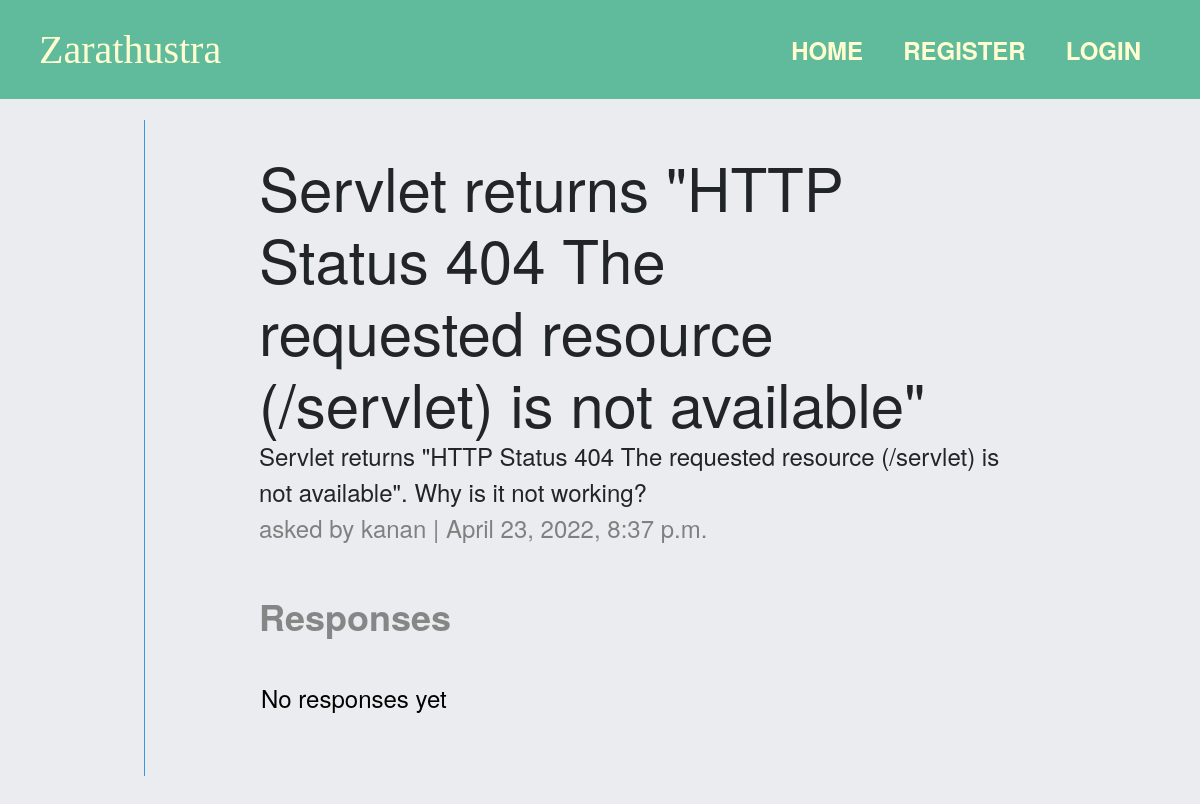
The page /question/15 on the database its author committed.
### main/models.py (models this page shows, shortened)
class Question(models.Model):
    author = models.ForeignKey(User, null=False, on_delete=models.CASCADE)
    title = models.CharField(max_length=200, null=False)
    body = models.TextField(null=False)
    created_at = models.DateTimeField(auto_now_add=True)
    updated_at = models.DateTimeField(auto_now=True)

### main/views.py (the view, shortened to what this page needs)
# urls.py: path('question/<int:id>',views.questionPage,name='question'),
def questionPage(request, id):
    question=Question.objects.get(id=id)
    response_form=ResponseForm()
    context={
        'question':question,
        'response_form':response_form,
    }
    return render(request,"question.html",context)

### main/templates/question.html (shortened to what this page needs)
{% extends 'layout/page.html' %}
{% block content %}
<div class="page question-page">
  <h1 class="question-title">{{question.title}}</h1>
<div class="question-body">{{question.body}}</div>
<span class="question-author">asked by {{question.author}} |  {{question.created_at}}</span>
<div class="response-container">
    <h4 class="response-container-heading">
        Responses
    </h4>
    {% if not question.responses.all %}
    <div class="no-response-text"> No responses yet</div>
    {% else %}
      {% for response in question.get_responses %}
        {% include 'components\response.html' with response=response %}
      {% endfor %}
    {% endif %}
</div>
</div>
{% endblock %}

### main/static/main/css/styles.css (style rules this page uses)
* { box-sizing: border-box; font-size: 3vh; font-family: 'Helvetica Neue', Helvetica, Arial, sans-serif; }
body { background-color: #eaecef; }
.page { display: flex; flex-direction: column; margin: 0 auto; min-width:5vw; padding: 30px; }
.question-title, .title { margin: 0 7vw; }
.question-body,.question-author { margin-left:7vw ; }
.question-author { color:gray; }
.response-container,.response-form { margin-left:7vw ; width:auto; }
.response-container-heading { color:rgb(134, 134, 134); font-weight: 600; }
.no-response-text { color:black; padding: 30px 2px; }
.new-question-page,.question-page { margin:0 10vw; border-left:1px solid rgb(51, 154, 223); }

### rows shown on the page
Question: title "Servlet returns \"HTTP Status 404 The requested resource (/servlet) is not available\"", body "Servlet returns \"HTTP Status 404 The requested resource (/servlet) is not available\". Why is it not working?", author "kanan", created_at "April 23, 2022, 8:37 p.m."
